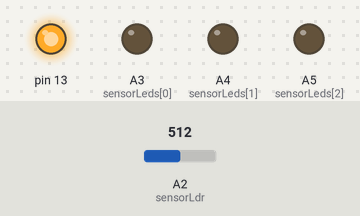
The sketch below on a simulated Arduino Uno, built with avr-gcc and run on an emulated ATmega328P. On the bench: output pins drawn as LEDs (lit = HIGH). The test bench sets the inputs (shaded band); at power-on: A2 (sensorLdr) = 512. What the sketch prints to the serial monitor is not drawn.

Above: at 0.2 s.
At 2.7 s:
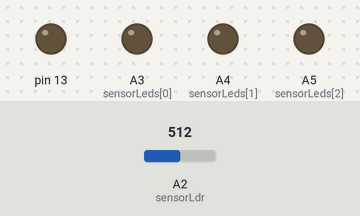
At 6.0 s:
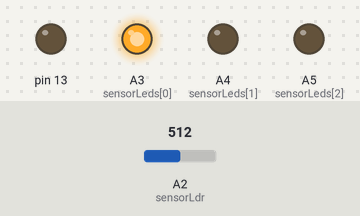
At 8.0 s:
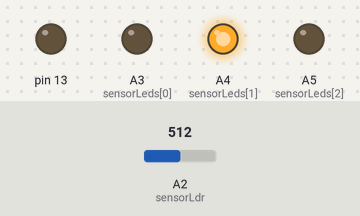
At 10.0 s:
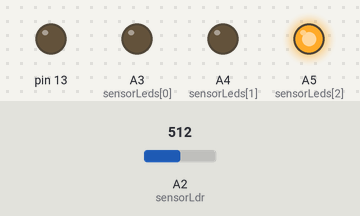
Timing chart, 0 to 14.3 s (numbered marks = the images above):
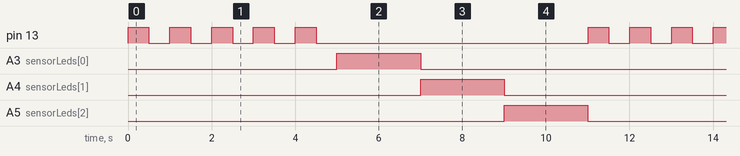

The sketch:

sensor.ino
```cpp
byte sensorLeds[3] = {A3, A4, A5};
byte sensorLdr = A2;
int i = 0;
int readings[3] = {0, 0, 0};
int colors[3] = {0, 0, 0};

int calibColors[5][3] = {{255, 0, 0}, {0, 255, 0}, {0, 0, 255}, {0, 0, 0}, {255, 255, 255}};
int calibData[5][3] = {{655, 120, 121}, {399, 233, 124}, {296, 156, 211}, {295, 94, 95}, {658, 335, 306}};
int calibConst[3][2];

void initSensor()
{
    pinMode(13, OUTPUT);
    for (byte pin : sensorLeds)
        pinMode(pin, OUTPUT);
}

unsigned int analogLastRead(byte pin, byte samples)
{
    unsigned int value;
    for (int i = 0; i < samples; i++)
    {
        delay(100);
        value = analogRead(pin);
        //     Serial.print(value);
        //     Serial.print('.');
    }
    // Serial.println();
    return value;
}

void readSensor(int *readings)
{
    // Serial.println("Reading . . .");

    for (int i = 0; i < 3; i++)
    {
        digitalWrite(sensorLeds[i], 1);
        readings[i] = analogLastRead(sensorLdr, 20);
        digitalWrite(sensorLeds[i], 0);
    }

    // Serial.println("Readings");
    printTriplet(readings);
}

void showReadings()
{

    readSensor(readings);

    readSensor(readings);
    readSensor(readings);
    Serial.println("Delay");
    delay(100);
    readSensor(readings);
    delay(500);
    readSensor(readings);
    delay(1000);
    readSensor(readings);
    delay(2000);
    readSensor(readings);
    delay(5000);
    readSensor(readings);
    Serial.println("end");
}

void warm()
{
    for (int i = 0; i < 3; i++)
    {
        digitalWrite(sensorLeds[i], 1);
        delay(200);
        int j = analogLastRead(sensorLdr, 30);
        digitalWrite(sensorLeds[i], 0);
    }
}

void blink()
{
    for (int i = 0; i < 5; i++)
    {
        digitalWrite(13, 1);
        delay(500);
        digitalWrite(13, 0);
        delay(500);
    }
}

void readCalibData()
{
    Serial.println("Place on White");
    blink();
    readSensor(calibData[0]);
    Serial.println("calibData[0]");
    printTriplet(calibData[0]);

    Serial.println("\nPlace on Black");
    blink();
    readSensor(calibData[1]);
    Serial.println("calibData[1]");
    printTriplet(calibData[1]);
}

void calc(int *readings, int *colors)
{
    for (int i = 0; i < 3; i++)
    {
        colors[i] = (float)(readings[i] - calibData[1][i]) / (calibData[0][i] - calibData[1][i]) * 255;
        if (colors[i] > 255)
            colors[i] = 255;
        else if (colors[i] < 0)
            colors[i] = 0;
    }
}

void readColors()
{
    Serial.println("Place...");
    delay(4000);
    readSensor(readings);
    calc(readings, colors);
    sendToColorDisp(colors);
}

void sendToColorDisp(int *colors)
{
    for (int i = 0; i < 3; i++)
    {
        Serial.print(colors[i]);
        Serial.print(",");
    }
    Serial.println(" ");
    Serial.println("---------");
}

void printTriplet(int *triplet)
{
    Serial.print(triplet[0]);
    Serial.print(',');
    Serial.print(triplet[1]);
    Serial.print(',');
    Serial.print(triplet[2]);
    Serial.println();
}

void showDataset(int dataset[][3], int from, int to)
{
    for (int i = from; i < to; i++)
    {
        printTriplet(dataset[i]);
        blink();
        readSensor(readings);
        Serial.println();
    }
}

void showDataset1()
{
    int dataset1[][3] = {
        {255, 0, 0},
        {0, 255, 0},
        {0, 0, 255},
        {0, 0, 0},
        {127, 127, 127},
        {255, 255, 255},
        {255, 255, 0},
        {0, 255, 255},
        {255, 0, 255},
        {255, 127, 0},
        {50, 150, 220},
        {100, 30, 110}};

    showDataset(dataset1, 0, 12);
}

void showDataset2()
{
    int dataset2[][3]{
        {204, 0, 0},
        {153, 0, 0},
        {102, 0, 0},
        {51, 0, 0},
        {255, 127, 0},
        {204, 102, 0},
        {153, 77, 0},
        {102, 52, 0},
        {51, 27, 0},
        {255, 255, 0},
        {204, 204, 0},
        {153, 153, 0},
        {102, 102, 0},
        {51, 51, 0},
        {0, 204, 0},
        {0, 153, 0},
        {0, 102, 0},
        {0, 51, 0},
        {0, 0, 204},
        {0, 0, 153},
        {0, 0, 102},
        {0, 0, 51},
        {75, 0, 130},
        {60, 0, 104},
        {45, 0, 78},
        {30, 0, 52},
        {15, 0, 26},
        {148, 0, 211},
        {118, 0, 169},
        {88, 0, 127},
        {58, 0, 85},
        {28, 0, 43},
        {204, 204, 204},
        {153, 153, 153},
        {102, 102, 102},
        {51, 51, 51},
    };

    for (int i = 0; i < 36; i += 9)
    {
        Serial.println(i / 9);
        showDataset(dataset2, i,i+9);
    }
}

void stableCheck()
{
    for (int led = 0; led < 3; led++)
    {
        Serial.println(led);
        digitalWrite(sensorLeds[led], 1);
        for (int time = 0; time < 5000; time += 100)
        {
            String data = String(time) + "," + String(analogRead(sensorLdr) * 10);
            Serial.println(data);
            delay(100);
        }
        digitalWrite(sensorLeds[led], 0);
        delay(3000);
    }
}
```

main.ino
```cpp
void setup()
{
    Serial.begin(115200);
    Serial.println("Started");
    initSensor();
}
void loop()
{
Serial.println("dataset1");
showDataset1();
Serial.println("dataset2");
showDataset2();
}
```

Measured:
- by itself, pin 13: repeats every 11.0 s: 4 × (LOW 0.50 s, HIGH 0.50 s), LOW 6.5 s, HIGH 0.50 s
- by itself, A3 (sensorLeds[0]), A4 (sensorLeds[1]), A5 (sensorLeds[2]): alternates HIGH for 2.0 s and LOW for 9.0 s
- by itself, everything shown: repeats every 11.0 s, in 13 steps
